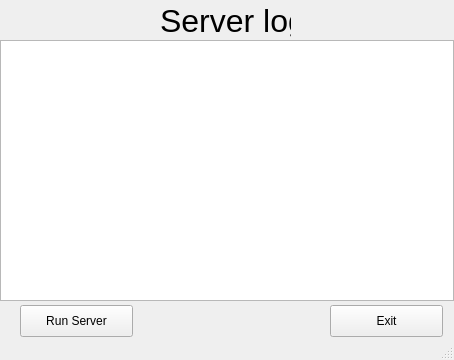
<?xml version="1.0" encoding="UTF-8"?>
<ui version="4.0">
 <class>ServerUI</class>
 <widget class="QMainWindow" name="ServerUI">
  <property name="geometry">
   <rect>
    <x>0</x>
    <y>0</y>
    <width>454</width>
    <height>360</height>
   </rect>
  </property>
  <property name="windowTitle">
   <string>ServerUI</string>
  </property>
  <widget class="QWidget" name="centralWidget">
   <widget class="QPushButton" name="exitButton">
    <property name="geometry">
     <rect>
      <x>330</x>
      <y>305</y>
      <width>113</width>
      <height>32</height>
     </rect>
    </property>
    <property name="text">
     <string>Exit</string>
    </property>
   </widget>
   <widget class="QTextBrowser" name="textBrowser">
    <property name="geometry">
     <rect>
      <x>0</x>
      <y>40</y>
      <width>454</width>
      <height>261</height>
     </rect>
    </property>
   </widget>
   <widget class="QPushButton" name="runButton">
    <property name="geometry">
     <rect>
      <x>20</x>
      <y>305</y>
      <width>113</width>
      <height>32</height>
     </rect>
    </property>
    <property name="text">
     <string>Run Server</string>
    </property>
   </widget>
   <widget class="QLabel" name="label">
    <property name="geometry">
     <rect>
      <x>160</x>
      <y>0</y>
      <width>131</width>
      <height>41</height>
     </rect>
    </property>
    <property name="font">
     <font>
      <pointsize>24</pointsize>
     </font>
    </property>
    <property name="text">
     <string>Server log</string>
    </property>
   </widget>
  </widget>
  <widget class="QStatusBar" name="statusBar"/>
 </widget>
 <layoutdefault spacing="6" margin="11"/>
 <resources/>
 <connections/>
</ui>
